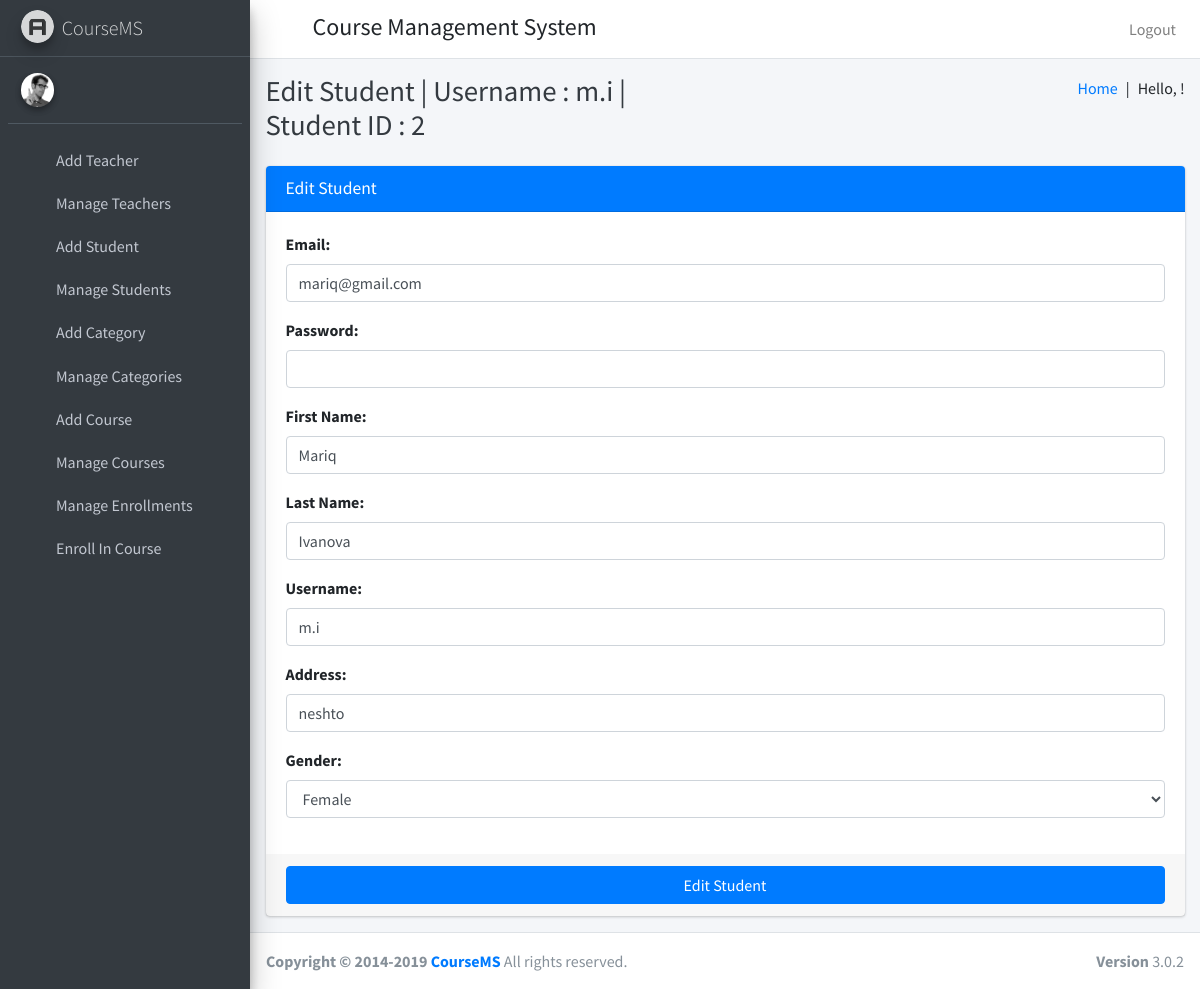
The page /edit_student/2 on the database its author committed.
### course/models.py (models this page shows, shortened)
class User(AbstractUser):
    USER_TYPE_SELECTION = (
        (1, "HOD"),
        (2, "Teacher"),
        (3, "Student")
    )
    user_type = models.CharField(max_length=1, choices=USER_TYPE_SELECTION, default=1)

class Student(models.Model):
    id = models.AutoField(primary_key=True)
    user = models.OneToOneField(User, on_delete=models.CASCADE)
    gender = models.CharField(max_length=6)
    address = models.TextField()

### course/HodViews.py (the view)
# urls.py: path('edit_student/<str:student_id>', HodViews.edit_student, name="edit_student"),
def edit_student(request, student_id):
    request.session['student_id']=student_id
    student=Student.objects.get(user=student_id)
    form=EditStudentForm()
    form.fields['email'].initial=student.user.email
    form.fields['first_name'].initial=student.user.first_name
    form.fields['last_name'].initial=student.user.last_name
    form.fields['username'].initial=student.user.username
    form.fields['address'].initial=student.address
    form.fields['gender'].initial=student.gender
    return render(request, "hod_templates/edit_student_template.html",{"form":form, "id":student_id, "username":student.user.username})

### course/forms.py
class EditStudentForm(forms.Form):
    email = forms.EmailField(label="Email", max_length=50, widget=forms.EmailInput(attrs={"class":"form-control"}))
    password = forms.CharField(label="Password", max_length=50, widget=forms.PasswordInput(attrs={"class":"form-control"}))
    first_name = forms.CharField(label="First Name", max_length=50, widget=forms.TextInput(attrs={"class":"form-control"}))
    last_name = forms.CharField(label="Last Name", max_length=50, widget=forms.TextInput(attrs={"class":"form-control"}))
    username = forms.CharField(label="Username", max_length=50, widget=forms.TextInput(attrs={"class":"form-control"}))
    address = forms.CharField(label="Address", max_length=50, widget=forms.TextInput(attrs={"class":"form-control"}))
    gender_list = (
        ('Male','Male'),
        ('Female','Female')
    )
    gender = forms.ChoiceField(label="Gender", choices=gender_list, widget=forms.Select(attrs={"class":"form-control"}))

### course/templates/hod_templates/edit_student_template.html
{% extends 'hod_templates/base_template.html' %}
{% block page_title %}
Edit Student | Username : {{ username }} | Student ID : {{ id }}
{% endblock page_title %}
{% block main_content %}
<section class="content">
    <div class="container-fluid">
        <div class="row">
            <div class="col-md-12">
                <div class="card card-primary">
                    <div class="card-header">
                        <h3 class="card-title">Edit Student</h3>
                    </div>
                    {% url 'edit_student_save' as action_path %}
                    {% include 'hod_templates/form_template.html' with messages=messages form=form action_path=action_path button_text="Edit Student" %}
                </div>
            </div>
        </div>
</section>
{% endblock main_content %}

### course/templates/hod_templates/form_template.html (shortened to what this page needs)
<form role="form" method="POST" action="{{ action_path }}" enctype="multipart/form-data">
    <div class="card-body">
        {% for field in form %}
        <div class="form-group">
            {{ field.label_tag }}
            {{ field }}
        </div>
        {% endfor %}
    </div>
    <div class="card-footer">
        <button type="submit" class="btn btn-primary btn-block">{{ button_text }}</button>
    </div>
</form>

### rows shown on the page
User: username "m.i", form "mariq@gmail.com" "Mariq" "Ivanova" "m.i"
Student: form "neshto" "Female"

### other values the page prints
{{ id }} "2"
{{ field.label_tag }} "Email:" "Password:" "First Name:" "Last Name:" "Username:" "Address:" "Gender:"
{{ button_text }} "Edit Student"
